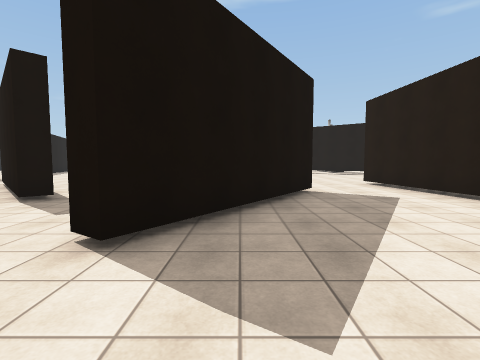
View 1 (above)

22 first-person views from a walk through a 3-D level made in the Unity game engine. The camera is 1.4 m above the floor, tilts 4° down and sees 85° across. The floor is counted in squares, 2 m on a side. Each view is taken from the middle of a square. On the plan, view 1 faces up. The plan holds only what a view shows up to about 9 squares ahead; the rest is blank. The place goes on beyond the plan. The player is left out. Some surface patterns are stand-ins.

View 2
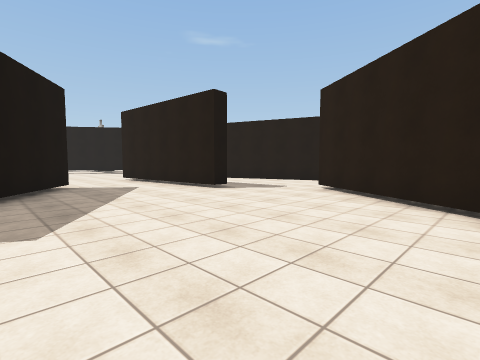

View 3
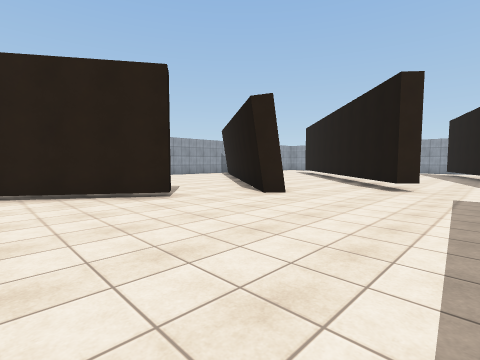

View 4
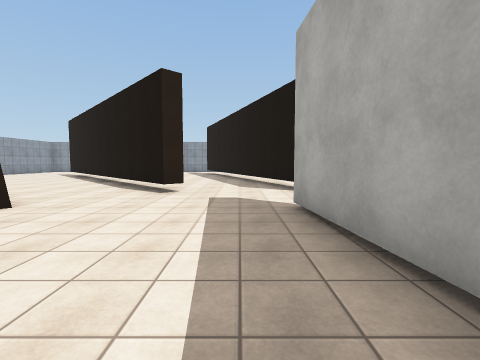

View 5
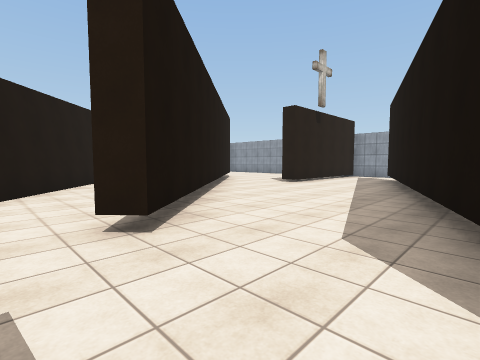

View 6
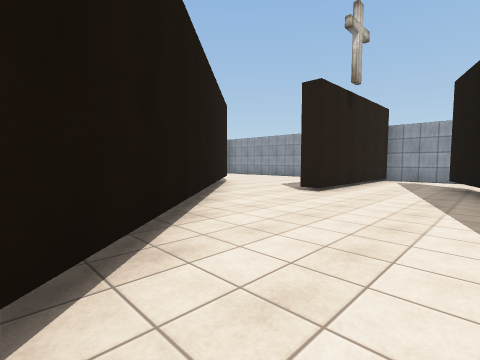

View 7
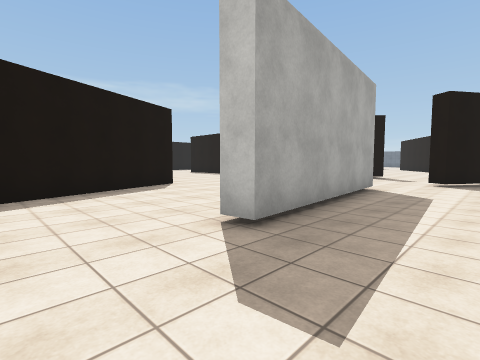

View 8
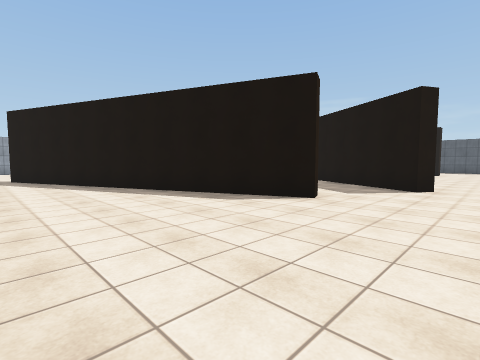

View 9
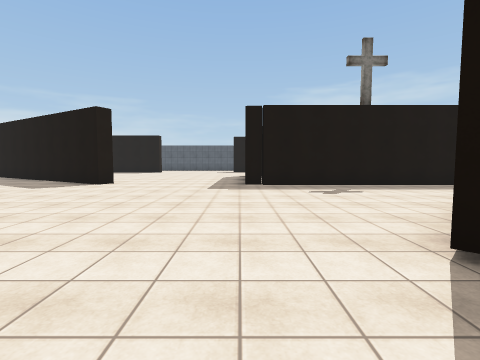

View 10
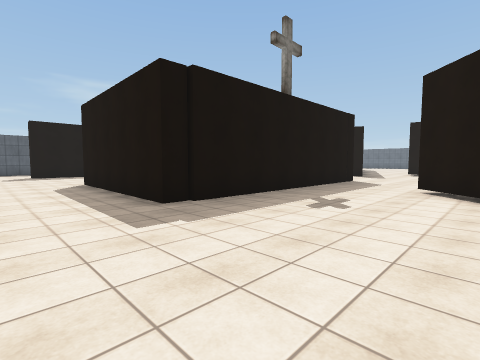

View 11
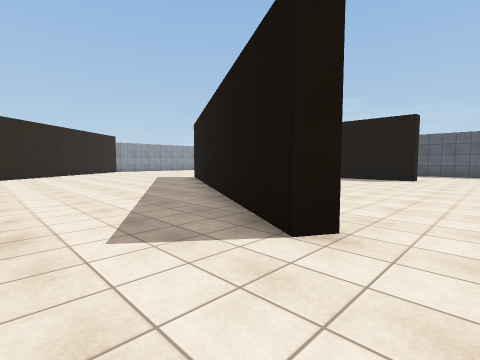

View 12
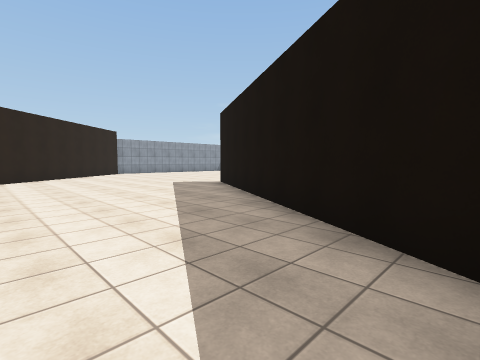

View 13
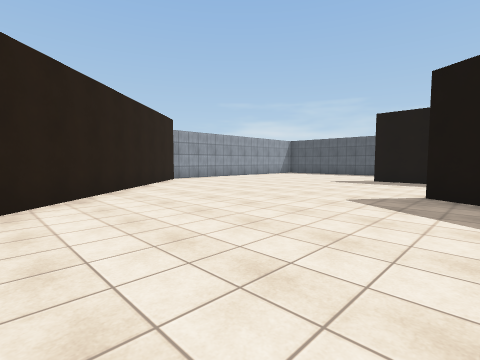

View 14
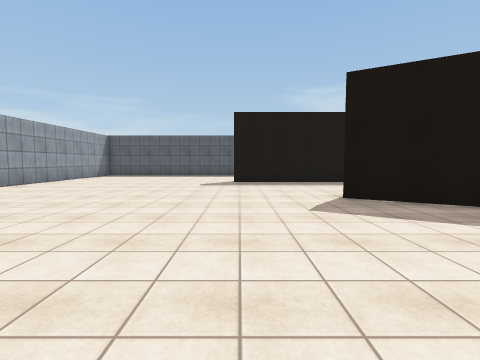

View 15
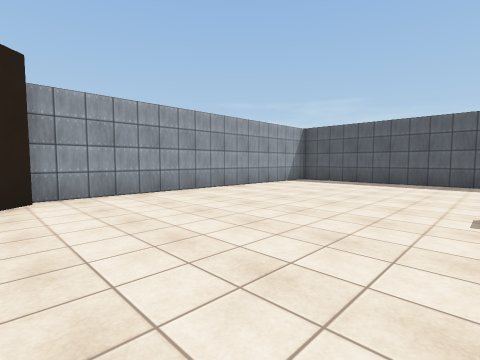

View 16
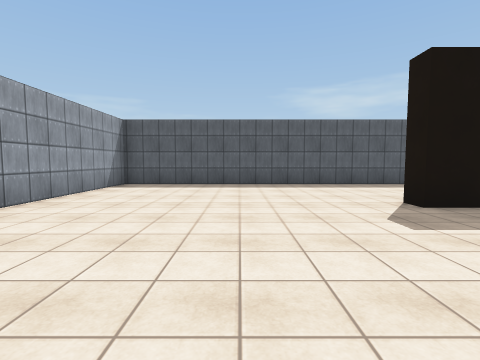

View 17
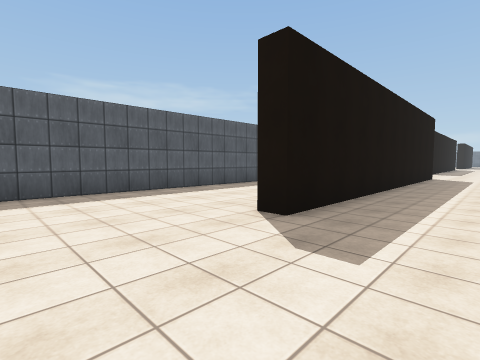

View 18
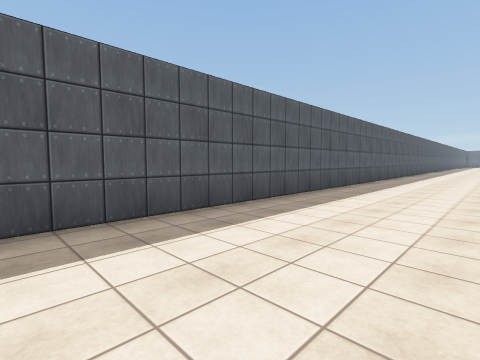

View 19
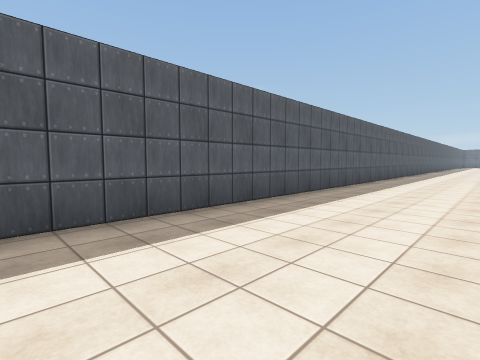

View 20
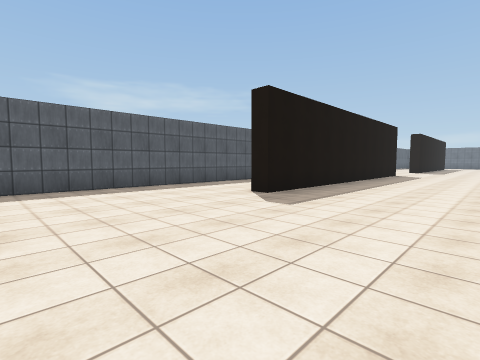

View 21
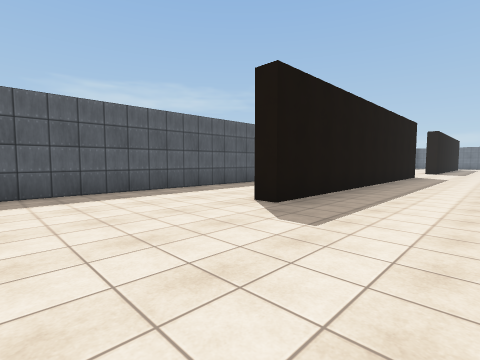

View 22
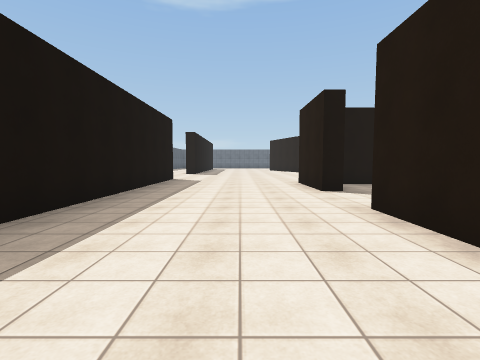

### Floor plan
Points are (right, up) in squares from view 1. A wall is a line through its corners. A room is listed if a view was taken in it or the views show most of it. See-through windows are left out.
Room 1 (views 1, 2, 3, 4, 6, 7)
walls: (2.5, -4.9) (2.8, -4.5); (3.7, -2.7) (6.5, 1.5); (-2.4, -7.5) (1, -16.6); (-2.3, 0.1) (-1.8, -5); (4.3, -11.5) (0.3, -7.1) (0.7, -6.8) (1.9, -8.1); (5, 3.4) (4.4, 3.4) (4, 8.4); (1.7, 6.2) (-1.1, 2); (3, -17.8) (3, -13.6); (1.1, -18.6) (2.1, -18.6)
ways out: opening at (-2.5, 1.5) to room 2; opening at (-2, -6.5) to room 2; opening at (3, -13) to room 3; opening at (0, -17.5); opening at (2.5, 6.5); opening at (3, -7); opening at (3.5, -3.5); opening at (6, 2.5)
Room 2 (views 5, 8, 9, 10, 11, 12, 13, 14, 15, 16, 17, 18, 19, 20, 21, 22)
walls: (-10.5, -1.1) (-10, -1.3) (-15.1, -10.1); (-18.9, -4.1) (-18.9, -12.2) (-19.5, -12.2); (-8, -2.7) (-7.6, -2.5) (-4.1, -10.9); (-15, 4) (-15, 5.9); (-14.5, 8.2) (-15, 8.2) (-15, 10.5); (-1.8, -5) (-2.4, -5); (-23.2, 5.6) (-23.2, -18.6) (-14.6, -18.6); (-3.4, 4.9) (-3.8, 4.5) (-7.4, 8.1); (-12.7, 10.2) (-13.7, 10.2); (-9.8, 10) (-9.8, 3.2) (-15, 3.3); (-1.1, 2) (-1.5, 2.3); (-19.7, 10.5) (-19.7, 2.6) (-20.2, 2.6); (-14.6, -18.4) (-9.1, -13.5)
ways out: opening at (-2.5, 1.5) to room 1; opening at (-2, -6.5) to room 1; opening at (-8, 9.5); opening at (-1.5, 4.5)
Room 3 (no view inside)
walls: (3, -13.6) (3.5, -13.6); (5.4, -12.5) (4.3, -11.5)
ways out: opening at (3, -13) to room 1; opening at (4, -14)

Where each view was taken, in squares from view 1:
view 1: 0 up, 0 right, facing up
view 2: 2 down, 0 right, facing up-right
view 3: 0 up, 1 left, facing down-right
view 4: 1 down, 1 left, facing down
view 5: 6 down, 2 left, facing down-right
view 6: 8 down, 0 right, facing down-right
view 7: 7 down, 0 right, facing up-left
view 8: 0 up, 3 left, facing down-left
view 9: 3 up, 2 left, facing left
view 10: 1 up, 6 left, facing up-left
view 11: 0 up, 8 left, facing down-left
view 12: 3 down, 9 left, facing down-left
view 13: 9 down, 9 left, facing down-left
view 14: 12 down, 10 left, facing left
view 15: 13 down, 14 left, facing down-left
view 16: 15 down, 15 left, facing left
view 17: 15 down, 17 left, facing up-left
view 18: 12 down, 20 left, facing up-left
view 19: 8 down, 20 left, facing up-left
view 20: 2 down, 16 left, facing up-left
view 21: 1 down, 17 left, facing up-left
view 22: 2 up, 17 left, facing up
